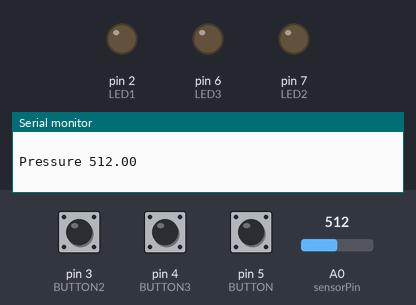
Recording of a sketch running on a simulated Arduino Uno, built with avr-gcc and run on an emulated ATmega328P. Shown: output pins drawn as LEDs (lit = HIGH), the last lines printed to the serial monitor. The test bench sets the inputs (shaded band); at power-on: pin 3 (BUTTON2) LOW, pin 5 (BUTTON) LOW, pin 4 (BUTTON3) LOW, A0 (sensorPin) = 512.

Above: at 1.3 s.
1.4 s: pin 3 (BUTTON2) pulled HIGH for 0.6 s
At 2.9 s:
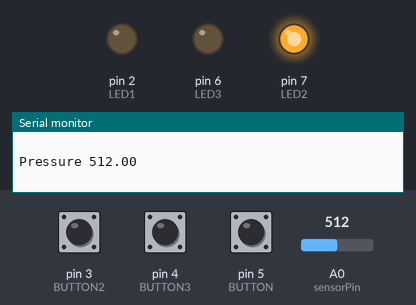
3.5 s: pin 5 (BUTTON) pulled HIGH for 0.6 s
At 4.1 s:
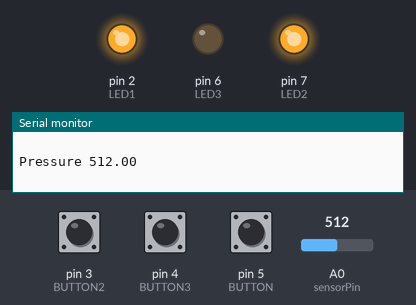
5.6 s: pin 3 (BUTTON2) pulled HIGH for 1 s
At 6.9 s:
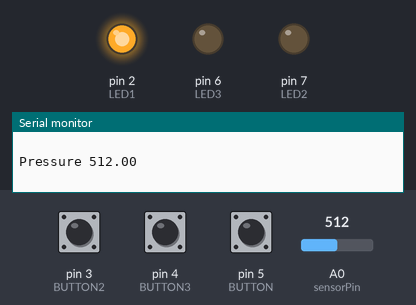
8.1 s: pin 3 (BUTTON2) pulled HIGH for 3.2 s
At 9.6 s:
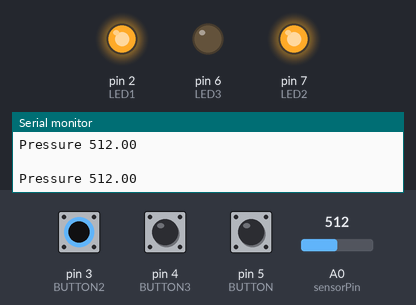
12.8 s: pin 5 (BUTTON) pulled HIGH for 1 s
At 14.0 s:
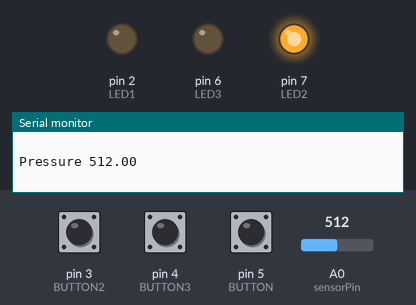
Timing chart, 0 to 15.8 s (numbered marks = the images above; inputs shaded):
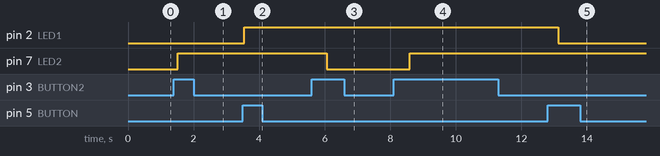

The sketch:

operation.ino
```cpp
const int LED1 = 2;
const int LED2 = 7;
const int LED3 = 6;
float sensorPin = A0;
float sensorValue = 0;

const int BUTTON = 5;//the input pin where the
const int BUTTON2 = 3;//the input pin where the
const int BUTTON3 = 4;//the input pin where the

int val = 0;         //val will be used to store the state
                     //of the input pin
int old_val = 0;     //this variable stores the previous
                     //value of "val"
int state = 0;       //0 = LED off while 1 = LED on

int val2 = 0;         //val will be used to store the state
                     //of the input pin
int old_val2 = 0;     //this variable stores the previous
                     //value of "val"
int state2 = 0;       //0 = LED off while 1 = LED on

int val3 = 0;         //val will be used to store the state
                     //of the input pin
int old_val3 = 0;     //this variable stores the previous
                     //value of "val"
int state3 = 0;       //0 = LED off while 1 = LED on


void setup() {
  // put your setup code here, to run once:
pinMode(LED1, OUTPUT); // sets the digital pin as output
pinMode(LED2, OUTPUT); // sets the digital pin as output
pinMode(LED3, OUTPUT); // sets the digital pin as output
pinMode(BUTTON,INPUT);  //and the Button is an input
pinMode(BUTTON2,INPUT);  //and the Button is an input
pinMode(BUTTON3,INPUT);  //and the Button is an input

pinMode(sensorPin, INPUT);
digitalWrite(sensorPin, HIGH); //pull up

Serial.begin(9600);
}

void loop() {

// get the data

sensorValue = analogRead(sensorPin);
float voltage = sensorValue;//*(5.0/1023.0);

Serial.print("Pressure ");
Serial.println(voltage);
Serial.println(" ");
delay(500);

  // put your main code here, to run repeatedly:

val  = digitalRead(BUTTON);//read input value and store it
val2 = digitalRead(BUTTON2);//read input value and store it
val3 = digitalRead(BUTTON3);//read input value and store it

if ((val == HIGH)&&(old_val==LOW)){
  delay(10);
}
if ((val == HIGH)&&(old_val==LOW)){
  state = 1 - state;
  delay(10);
}

if ((val2 == HIGH)&&(old_val2==LOW)){
  delay(10);
}
if ((val2 == HIGH)&&(old_val2==LOW)){
  state2 = 1 - state2;
  delay(10);
}


old_val  = val;          //val is now old, let's store it
old_val2 = val2;          //val is now old, let's store it
old_val3 = val3;          //val is now old, let's store it

if (state == 1){
   digitalWrite(LED1, HIGH); // turns the LED on

}else{
   digitalWrite(LED1, LOW);  // turns the LED off
}

if (state2 == 1){
   digitalWrite(LED2, HIGH); // turns the LED on

}else{
   digitalWrite(LED2, LOW);  // turns the LED off
}

}
```

Measured:
- after the input at 1.4 s, pin 7 (LED2): LOW → HIGH after 0.12 s
- after the input at 3.5 s, pin 2 (LED1): LOW → HIGH after 0.05 s
- after the input at 5.6 s, pin 7 (LED2): HIGH → LOW after 0.47 s
- after the input at 8.1 s, pin 7 (LED2): LOW → HIGH after 0.49 s
- after the input at 12.8 s, pin 2 (LED1): HIGH → LOW after 0.32 s
